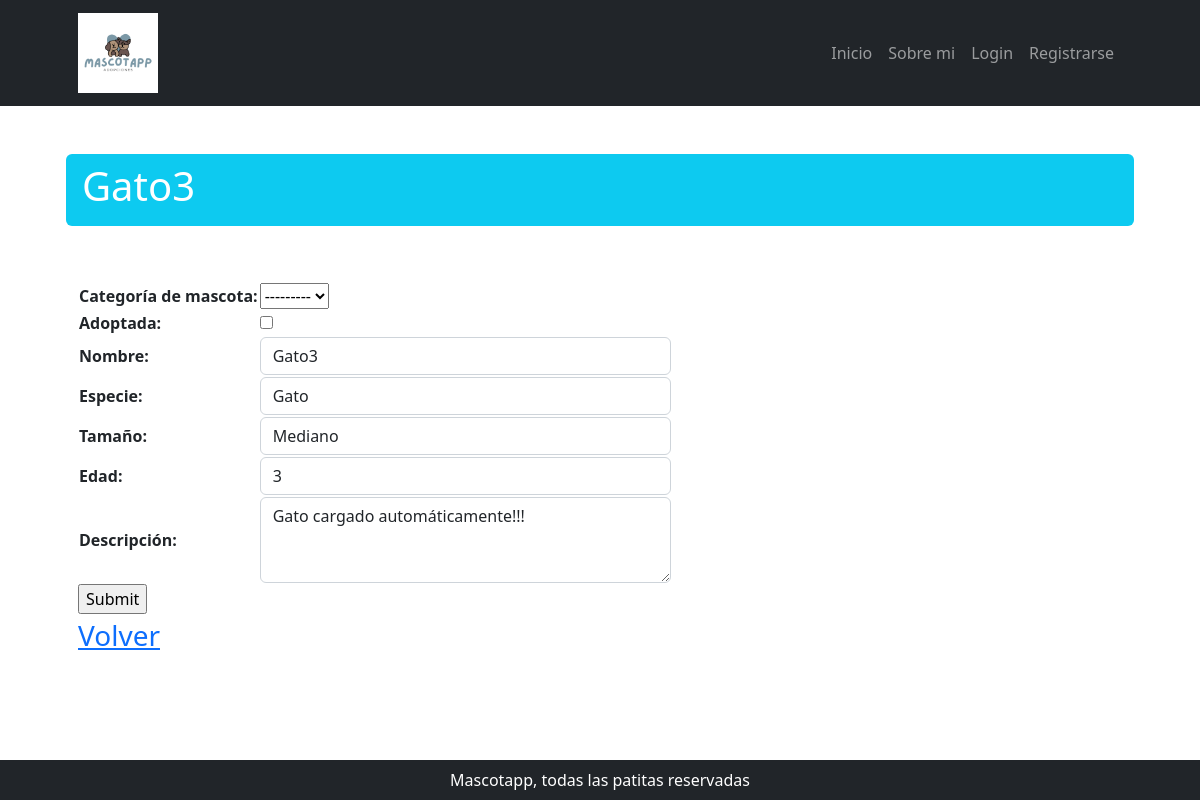
/mascota/actualizar/3/, run on the app's committed database.
### mascota/models.py (models this page shows, shortened)
class Mascota(models.Model):
    categoria_id = models.ForeignKey(
        MascotaCategoria, null = True, blank = True, on_delete = models.SET_NULL, verbose_name = "categoría de mascota"
    )
    adoptada            = models.BooleanField(default=False)
    nombre              = models.CharField(max_length=100)
    especie             = models.CharField(max_length=100)
    tamano              = models.CharField(max_length=100)
    edad                = models.IntegerField()
    descripcion         = models.TextField(null=True, blank=True, verbose_name="descripción")
    fecha_actualizacion = models.DateField(
        null = True, blank = True, default = timezone.now, editable = False, verbose_name = "fecha de actualización"
    )
    class Meta:
        verbose_name = "mascota"
        verbose_name_plural = "mascotas"

### mascota/views.py (the view, shortened to what this page needs)
# urls.py: path("actualizar/<int:pk>/", MascotaUpdate.as_view(), name="actualizar_mascota"),
class MascotaUpdate(UpdateView):
    model = Mascota
    form_class    = MascotaForm
    template_name = 'mascota/actualizar_mascota.html'

### mascota/forms.py
class MascotaForm(forms.ModelForm):
    class Meta:
        model = models.Mascota
        fields = "__all__"
        labels = {
            "tamano":"Tamaño"
        }
        widgets = {
            "nombre": forms.TextInput(attrs={"class": "form-control"}),
            "especie": forms.Select(attrs={"class": "form-control"}, choices=[('perro', 'Perro'), ('gato', 'Gato')]),
            "tamano": forms.Select(attrs={"class": "form-control"}, choices=[('chico', 'Chico'), ('mediano', 'Mediano'), ('grande', 'Grande')]),
            "edad": forms.NumberInput(attrs={"class": "form-control"}),
            "descripcion": forms.Textarea(attrs={"class": "form-control", "rows": 3}),
            "foto": forms.FileInput(attrs={"class": "form-control"}),
        }

### mascota/templates/mascota/actualizar_mascota.html (shortened to what this page needs)
{% extends 'core/base.html' %}
{% block titulo %}
    {{object.nombre}}
{% endblock titulo %}
{% block contenido %}
<form action="" method="post">
    <table>
      {{ form.as_table }}
    </table>
    <input type="submit" value="Submit" />
  </form>
    <section class="fs-3 pb-4">
        <a href="{% url 'mascota:mascota_list' %}">Volver</a>
    </section>
{% endblock contenido %}

### data on the page
Mascota: nombre "Gato3", categoria_id "---------", especie "Gato", tamano "Mediano", edad "3", descripcion "Gato cargado automáticamente!!!"
